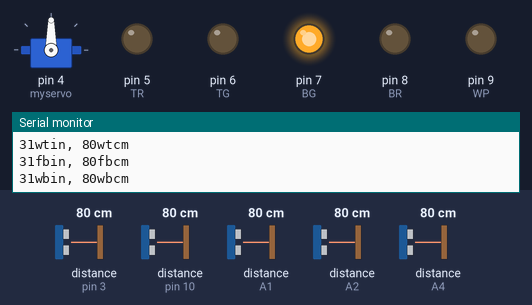
A sketch run on a simulated Arduino Uno, built with avr-gcc and run on an emulated ATmega328P. Shown: servo, output pins drawn as LEDs (lit = HIGH), the last lines printed to the serial monitor. Inputs (shaded band) come from the test bench; at power-on: distance to the obstacle (sensors on pin 3, A4, pin 10, A1, A2) 80 cm. The echo pulse lasts 58.3 µs per cm; pins used as bus, display or sensor lines are not drawn.

Above: at 1.2 s.
1.3 s: distance to the obstacle (sensor on pin 3) set to 16 cm
4.3 s: distance to the obstacle (sensor on pin 3) set to 13 cm
At 5.5 s:
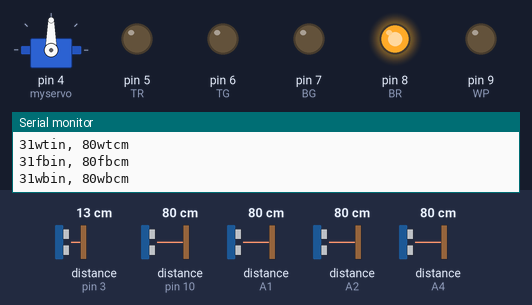
5.9 s: distance to the obstacle (sensor on A4) set to 20 cm
8.9 s: distance to the obstacle (sensor on A4) set to 15 cm
At 9.9 s:
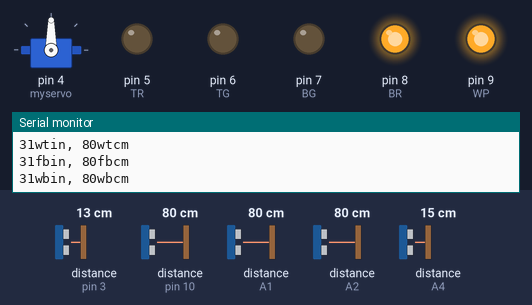
At 45.7 s:
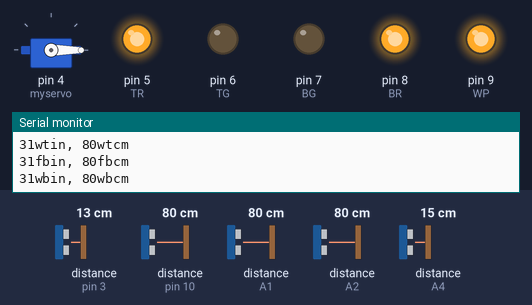
Timing chart, 0 to 49.1 s (numbered marks = the images above; inputs shaded):
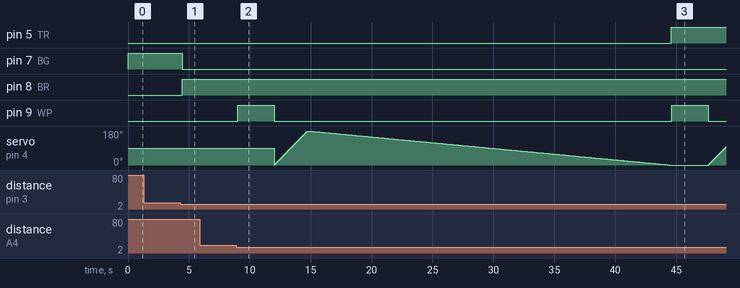

Measured:
- the behaviour switches between 15 and 14 cm on distance to the obstacle (sensor on pin 3) (found by bisection; images 0 and 1)
- the behaviour switches between 18 and 17 cm on distance to the obstacle (sensor on A4) (found by bisection; images 1 and 2)
- after the input at 4.3 s, pin 7 (BG): HIGH → LOW after 0.15 s; pin 8 (BR): LOW → HIGH after 0.15 s
- after the input at 8.9 s, pin 5 (TR): LOW → HIGH after 35.7 s; pin 9 (WP): alternates HIGH for 3.0 s and LOW for 32.6 s, starting after 0.11 s

The sketch:

Pet_Food_Dispenser.ino
```cpp
#include <Servo.h>

Servo myservo;
int pos = 0;

//Echo food tank pin 3  EFT
//Trig food tank pin 2  TFT
//Servo pin 4           S_P
//R1 pin 5              TR
//G1 pin 6              TG
//G2 pin 7              BG
//R2 pin 8              BR
//Pet detector trig A5  PDT
//Pet detector echo A4  PDE
//Water pump pin 9      WP
//Water tank ECHO pin A1
//Water Tank Trig pin A0
//Food bowl trig pin 11
//Food bowl Echo pin10
//Water bowl Trig pin
//Water bowl Echo pin
int EFT=3;
int TFT=2;
int S_P=4;
int TR=5;
int TG=6;
int BG=7;
int BR=8;
int WP=9;
int PDT=A5;
int PDE=A4;
int fbt=11;
int fbe=10;
int wbt=A3;
int wbe=A2;
int WTT=A0;
int WTE=A1;
long duration ,duration1,duration2,duration3,duration4 ,cm , inches,cmfb ,cmwb,cmbt,cmwt,inchesfb,incheswb,incheswt,inchesbt;

void setup() {
Serial.begin (9600);
digitalWrite(TR,LOW);
digitalWrite(BG,LOW);
digitalWrite(TG,LOW);
digitalWrite(BR,LOW);
pinMode(TFT,OUTPUT);
pinMode(EFT,INPUT);
pinMode(PDT,OUTPUT);
pinMode(PDE,INPUT);
pinMode(SP,OUTPUT);
pinMode(TR,OUTPUT);
pinMode(BR,OUTPUT);
pinMode(TG,OUTPUT);
pinMode(BG,OUTPUT);
pinMode(WP,OUTPUT);
pinMode(WTT,OUTPUT);
pinMode(WTE,INPUT);
pinMode(wbt,OUTPUT);
pinMode(wbe,INPUT);
pinMode(fbt,OUTPUT);
pinMode(fbe,INPUT);
myservo.attach(4);

}

void loop() {
digitalWrite(PDT,LOW);
delayMicroseconds(5);
digitalWrite(PDT,HIGH);
delayMicroseconds(10);
digitalWrite(PDT,LOW);
duration = pulseIn(PDE,HIGH);
cm = (duration/2)/29.1;
inches = ((duration/2)/74);
Serial.print(inches);
Serial.print("in, ");
Serial.print(cm);
Serial.print("cm ");
Serial.println();


digitalWrite(TFT,LOW);
delayMicroseconds(5);
digitalWrite(TFT,HIGH);
delayMicroseconds(10);
digitalWrite(TFT,LOW);
duration1 = pulseIn(EFT,HIGH);
cmbt = (duration1/2)/29.1;
inchesbt = ((duration1/2)/74);
Serial.print(inchesbt);
Serial.print("btheheheheein, ");
Serial.print(cmbt);
Serial.print("bthehehhecm ");
Serial.println();

digitalWrite(WTT,LOW);
delayMicroseconds(5);
digitalWrite(WTT,HIGH);
delayMicroseconds(10);
digitalWrite(WTT,LOW);
duration2 = pulseIn(WTE,HIGH);
cmwt = (duration2/2)/29.1;
incheswt = ((duration2/2)/74);
Serial.print(incheswt);
Serial.print("wtin, ");
Serial.print(cmwt);
Serial.print("wtcm ");
Serial.println();

  digitalWrite(fbt,LOW);
delayMicroseconds(5);
digitalWrite(fbt,HIGH);
delayMicroseconds(10);
digitalWrite(fbt,LOW);
duration3 = pulseIn(fbe,HIGH);
cmfb = (duration3/2)/29.1;
inchesfb = ((duration3/2)/74);
Serial.print(inchesfb);
Serial.print("fbin, ");
Serial.print(cmfb);
Serial.print("fbcm ");
Serial.println();

digitalWrite(wbt,LOW);
delayMicroseconds(5);
digitalWrite(wbt,HIGH);
delayMicroseconds(10);
digitalWrite(wbt,LOW);
duration4 = pulseIn(wbe,HIGH);
cmwb = (duration4/2)/29.1;
incheswb = ((duration4/2)/74);
Serial.print(incheswb);
Serial.print("wbin, ");
Serial.print(cmwb);
Serial.print("wbcm ");
Serial.println();
if(cm<18)
{


     if(cmwb>13){
     digitalWrite(WP,HIGH);
     delay(3000);
     digitalWrite(WP,LOW);}
        if(cmfb>13){
       for (pos = 0; pos <= 180; pos += 1) { // goes from 0 degrees to 180 degrees
    // in steps of 1 degree
    myservo.write(pos);              // tell servo to go to position in variable 'pos'
    delay(15);                       // waits 15 ms for the servo to reach the position
  }
  for (pos = 180; pos >= 0; pos -= 1) { // goes from 180 degrees to 0 degrees
    myservo.write(pos);              // tell servo to go to position in variable 'pos'
    delay(15);
    delay(150);                      // waits 15 ms for the servo to reach the position
  }
    }
    if(cmwt>27){
    digitalWrite(TG,HIGH);
    digitalWrite(TR,LOW);
    }
    else{}
    digitalWrite(TR,HIGH);
    digitalWrite(TG,LOW);}
    if(cmbt>14){
    digitalWrite(BG,HIGH);digitalWrite(BR,LOW); }
    else{
    digitalWrite(BG,LOW);digitalWrite(BR,HIGH);

    }
}
```
